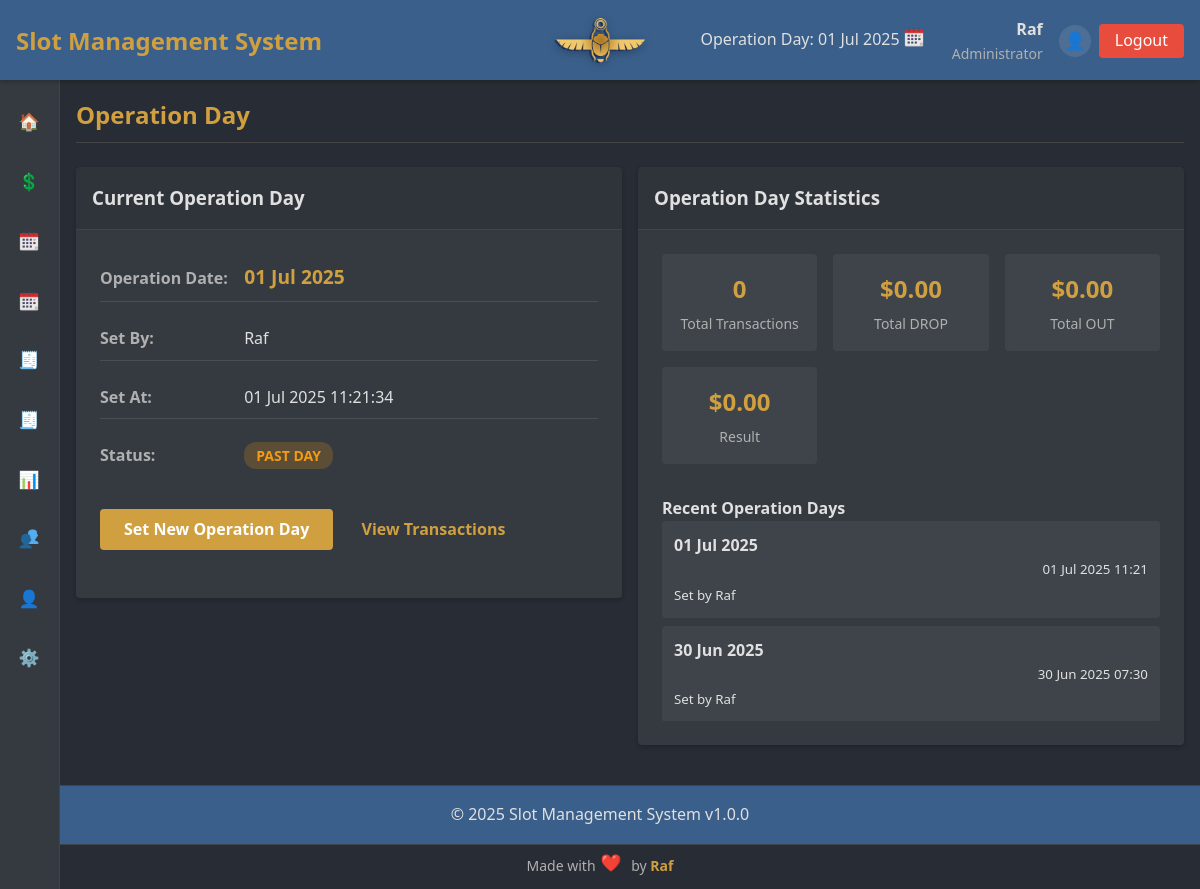
Screenshot of /index.php?page=operation_day (signed in) with the database file from the repository.
### tables this page shows
CREATE TABLE `operation_day` (
  `id` int NOT NULL AUTO_INCREMENT,
  `operation_date` date NOT NULL,
  `set_by_user_id` int NOT NULL,
  `set_by_username` varchar(50) NOT NULL,
  `notes` text,
  `created_at` timestamp NULL DEFAULT CURRENT_TIMESTAMP,
  PRIMARY KEY (`id`),
  KEY `set_by_user_id` (`set_by_user_id`),
  KEY `idx_operation_date` (`operation_date`),
  KEY `idx_created_at` (`created_at`)
);

### includes/functions.php (called while the page is built, shortened)
<?php
if (!function_exists('format_datetime')) {
    function format_datetime($timestamp, $format = 'd M Y H:i:s') {
        try {
            $dt = new DateTime($timestamp, new DateTimeZone('UTC'));
            $dt->setTimezone(new DateTimeZone('Africa/Cairo'));
            return $dt->format($format);
        } catch (Exception $e) {
            return 'Invalid date';
        }
    }
}
function format_currency($amount) {
    return '$' . number_format((float)$amount, 2);
}
function format_date($dateString) {
    return date('d M Y', strtotime($dateString));
}
?>

### pages/operation_day/view.php (the view, shortened to what this page needs)
<?php
try {
    $stmt = $conn->prepare("SELECT * FROM operation_day ORDER BY id DESC LIMIT 1");
    $stmt->execute();
    $current_operation_day = $stmt->fetch(PDO::FETCH_ASSOC);
    if (!$current_operation_day) {
        $operation_date = date('Y-m-d');
        $is_default = true;
    } else {
        $operation_date = $current_operation_day['operation_date'];
        $is_default = false;
    }
} catch (PDOException $e) {
    $error = "Database error: " . $e->getMessage();
    $operation_date = date('Y-m-d');
    $is_default = true;
}
try {
    $stats_stmt = $conn->prepare("
        SELECT
            COUNT(*) as total_transactions,
            SUM(CASE WHEN tt.category = 'DROP' THEN t.amount ELSE 0 END) as total_drop,
            SUM(CASE WHEN tt.category = 'OUT' THEN t.amount ELSE 0 END) as total_out
        FROM transactions t
        JOIN transaction_types tt ON t.transaction_type_id = tt.id
        WHERE DATE(t.operation_date) = ?
    ");
    $stats_stmt->execute([$operation_date]);
    $stats = $stats_stmt->fetch(PDO::FETCH_ASSOC);
} catch (PDOException $e) {
    $stats = ['total_transactions' => 0, 'total_drop' => 0, 'total_out' => 0];
}
$total_result = $stats['total_drop'] - $stats['total_out'];
?>
<div class="operation-day-view fade-in">
    <div class="row">
        <div class="col-6">
            <div class="card">
                <div class="card-header">
                    <h3>Current Operation Day</h3>
                </div>
                <div class="card-body">
                    <div class="operation-day-info">
                        <div class="detail-group">
                            <strong>Operation Date:</strong>
                            <span class="operation-date-display">
                                <?php echo format_date($operation_date); ?>
                            </span>
                        </div>
                        <?php if (!$is_default): ?>
                            <div class="detail-group">
                                <strong>Set By:</strong>
                                <span><?php echo htmlspecialchars($current_operation_day['set_by_username'] ?? 'System'); ?></span>
                            </div>
                            <div class="detail-group">
                                <strong>Set At:</strong>
                                <span><?php echo format_datetime($current_operation_day['created_at'], 'd M Y H:i:s'); ?></span>
                            </div>
                        <?php endif; ?>
                        <div class="detail-group">
                            <strong>Status:</strong>
                            <span class="status-badge <?php echo date('Y-m-d') === $operation_date ? 'status-current' : 'status-past'; ?>">
                                <?php echo date('Y-m-d') === $operation_date ? 'Current Day' : 'Past Day'; ?>
                            </span>
                        </div>
                    </div>
                    <div class="form-group" style="margin-top: 2rem;">
                        <a href="index.php?page=operation_day&action=set" class="btn btn-primary">Set New Operation Day</a>
                        <a href="index.php?page=transactions&operation_date=<?php echo $operation_date; ?>" class="btn btn-secondary">View Transactions</a>
                    </div>
                </div>
            </div>
        </div>
        <div class="col-6">
            <div class="card">
                <div class="card-header">
                    <h3>Operation Day Statistics</h3>
                </div>
                <div class="card-body">
                    <div class="stats-grid">
                        <div class="stat-item">
                            <div class="stat-value"><?php echo number_format($stats['total_transactions']); ?></div>
                            <div class="stat-label">Total Transactions</div>
                        </div>
                        <div class="stat-item">
                            <div class="stat-value text-success"><?php echo format_currency($stats['total_drop']); ?></div>
                            <div class="stat-label">Total DROP</div>
                        </div>
                        <div class="stat-item">
                            <div class="stat-value text-danger"><?php echo format_currency($stats['total_out']); ?></div>
                            <div class="stat-label">Total OUT</div>
                        </div>
                        <div class="stat-item">
                            <div class="stat-value <?php echo $total_result >= 0 ? 'text-success' : 'text-danger'; ?>">
                                <?php echo format_currency($total_result); ?>
                            </div>
                            <div class="stat-label">Result</div>
                        </div>
                    </div>
                    <?php
                    try {
                        $recent_stmt = $conn->prepare("
                            SELECT operation_date, set_by_username, created_at
                            FROM operation_day
                            ORDER BY created_at DESC
                            LIMIT 5
                        ");
                        $recent_stmt->execute();
                        $recent_days = $recent_stmt->fetchAll(PDO::FETCH_ASSOC);
                    } catch (PDOException $e) {
                        $recent_days = [];
                    }
                    ?>
                    <?php if (!empty($recent_days)): ?>
                        <div class="recent-operation-days" style="margin-top: 2rem;">
                            <h4>Recent Operation Days</h4>
                            <div class="operation-days-list">
                                <?php foreach ($recent_days as $day): ?>
                                    <div class="operation-day-item">
                                        <div class="day-info">
                                            <strong><?php echo format_date($day['operation_date']); ?></strong>
                                            <br>
                                            <small>Set by <?php echo htmlspecialchars($day['set_by_username']); ?></small>
                                        </div>
                                        <div class="day-meta">
                                            <small><?php echo format_datetime($day['created_at'], 'd M Y H:i'); ?></small>
                                        </div>
                                    </div>
                                <?php endforeach; ?>
                            </div>
                        </div>
                    <?php endif; ?>
                </div>
            </div>
        </div>
    </div>
</div>

### assets/css/styles.css (style rules this page uses)
:root { --primary-color: #3a5f8a; --secondary-color: #d0a040; --accent-color: #e74c3c; --dark-bg: #282c34; --light-bg: #343a40; --text-light: #e0e0e0; --text-muted: #b0b0b0; --success-color: #2ecc71; --warning-color: #f39c12; --danger-color: #e74c3c; --border-color: #444444; --spacing-xs: 0.25rem; --spacing-sm: 0.5rem; --spacing-md: 1rem; --spacing-lg: 1.5rem; --spacing-xl: 2rem; --font-xs: 0.75rem; --font-sm: 0.875rem; --font-md: 1rem; --font-lg: 1.25rem; --font-xl: 1.5rem; --font-xxl: 2rem; --border-radius: 4px; --box-shadow: 0 2px 4px rgba(0, 0, 0, 0.2); --transition-speed: 0.3s; --sidebar-width-expanded: 250px; --sidebar-width-collapsed: 60px; }
* { margin: 0; padding: 0; box-sizing: border-box; }
body { font-family: 'Segoe UI', Tahoma, Geneva, Verdana, sans-serif; background-color: var(--dark-bg); color: var(--text-light); line-height: 1.6; padding-top: 80px; }
a { color: var(--secondary-color); text-decoration: none; transition: color var(--transition-speed); }
.form-group { margin-bottom: var(--spacing-lg); }
.btn { display: inline-block; padding: var(--spacing-sm) var(--spacing-lg); border: none; border-radius: var(--border-radius); cursor: pointer; font-weight: bold; text-align: center; transition: all var(--transition-speed); }
.btn-primary { background-color: var(--secondary-color); color: white; }
.card { background-color: var(--light-bg); border-radius: var(--border-radius); box-shadow: var(--box-shadow); margin-bottom: var(--spacing-lg); }
.card-header { padding: var(--spacing-md); border-bottom: 1px solid var(--border-color); background-color: rgba(0, 0, 0, 0.1); }
.card-body { padding: var(--spacing-lg); }
.row { display: flex; flex-wrap: wrap; margin: 0 -0.5rem; }
.col-6 { flex: 0 0 50%; max-width: 50%; padding: 0 0.5rem; }
.stat-value { font-size: var(--font-xxl); font-weight: bold; margin-bottom: var(--spacing-xs); color: var(--text-light); }
.text-success { color: var(--success-color); }
.text-danger { color: var(--danger-color); }
.stat-value { font-size: 1.25rem; font-weight: bold; }
.detail-group { margin-bottom: 1rem; padding: 0.5rem 0; border-bottom: 1px solid rgba(255, 255, 255, 0.1); }
.detail-group:last-child { border-bottom: none; }
.detail-group strong { display: inline-block; width: 140px; color: var(--text-muted); }
.stats-grid { display: grid; grid-template-columns: repeat(auto-fit, minmax(150px, 1fr)); gap: 1rem; margin-bottom: 1rem; }
.stat-item { text-align: center; padding: 1rem; background-color: rgba(255, 255, 255, 0.05); border-radius: var(--border-radius); }
.stat-item .stat-value { font-size: 1.5rem; font-weight: bold; color: var(--secondary-color); }
.stat-item .stat-label { font-size: 0.875rem; color: var(--text-muted); margin-top: 0.25rem; }
.fade-in { animation: fadeIn var(--transition-speed); }

### pages/operation_day/view.php (style rules this page uses)
.operation-date-display { font-size: 1.2em; font-weight: bold; color: var(--secondary-color); }
.status-badge { padding: 0.25rem 0.75rem; border-radius: 12px; font-size: 0.875rem; font-weight: bold; text-transform: uppercase; }
.status-past { background-color: rgba(243, 156, 18, 0.2); color: var(--warning-color); }
.operation-days-list { max-height: 200px; overflow-y: auto; }
.operation-day-item { display: flex; justify-content: space-between; align-items: center; padding: 0.75rem; margin-bottom: 0.5rem; background-color: rgba(255, 255, 255, 0.05); border-radius: var(--border-radius); transition: background-color var(--transition-speed); }
.day-info { display: flex; flex-direction: column; }
.day-meta { display: flex; flex-direction: column; align-items: flex-end; }

### rows the page displays
operation_day: operation_date "01 Jul 2025", set_by_username "Raf", created_at "01 Jul 2025 11:21:34", created_at "01 Jul 2025 11:21"
operation_day: operation_date "30 Jun 2025", set_by_username "Raf", created_at "30 Jun 2025 07:30"

### other values shown
$app_name "Slot Management System"
$_SESSION['username'] "Raf"
$user_roles[$_SESSION['user_role']] "Administrator"
$stats['total_transactions'] "0"
format_currency($stats['total_drop']) "$0.00"
format_currency($stats['total_out']) "$0.00"
format_currency($total_result) "$0.00"
$app_version "1.0.0"
